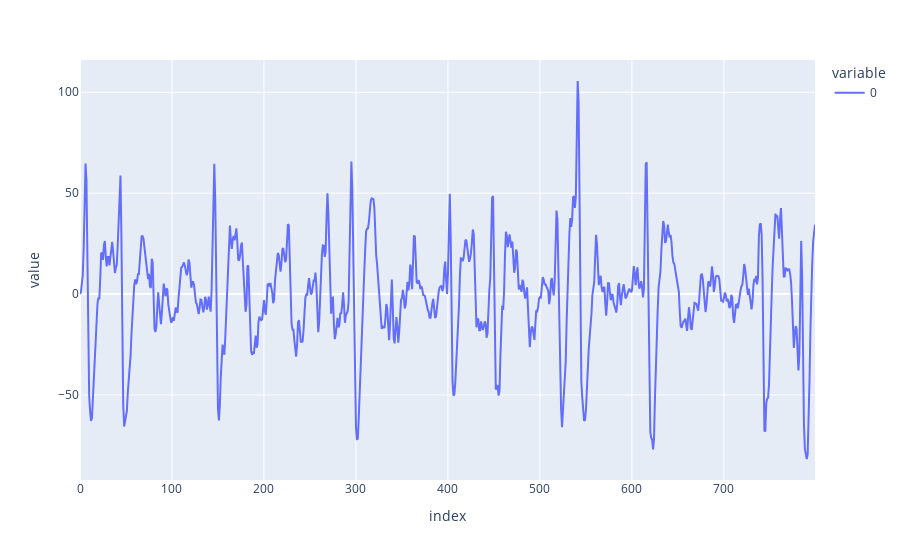

Source (notebook cell):
### Markdown cell above
Plotting the first segment of the first channel of the first trial of the first subject of the first session

### Code cell
px.line(p[0][0][0])

### Figure 1 — Plotly figure (JSON) as saved in the notebook; plotly's stock layout.template omitted (floating-point values rounded to 4 significant figures; data arrays with more than 128 entries replaced by an {"elided": "..."} marker saying what was removed)
{"data": [{"hovertemplate": "variable=0<br>index=%{x}<br>value=%{y}<extra></extra>", "legendgroup": "0", "line": {"color": "#636efa", "dash": "solid"}, "marker": {"symbol": "circle"}, "mode": "lines", "name": "0", "orientation": "v", "showlegend": true, "type": "scatter", "x": {"elided": "800 int values"}, "xaxis": "x", "y": {"elided": "800 float values"}, "yaxis": "y"}], "layout": {"legend": {"title": {"text": "variable"}, "tracegroupgap": 0}, "margin": {"t": 60}, "xaxis": {"anchor": "y", "domain": [0, 1], "title": {"text": "index"}}, "yaxis": {"anchor": "x", "domain": [0, 1], "title": {"text": "value"}}}}
